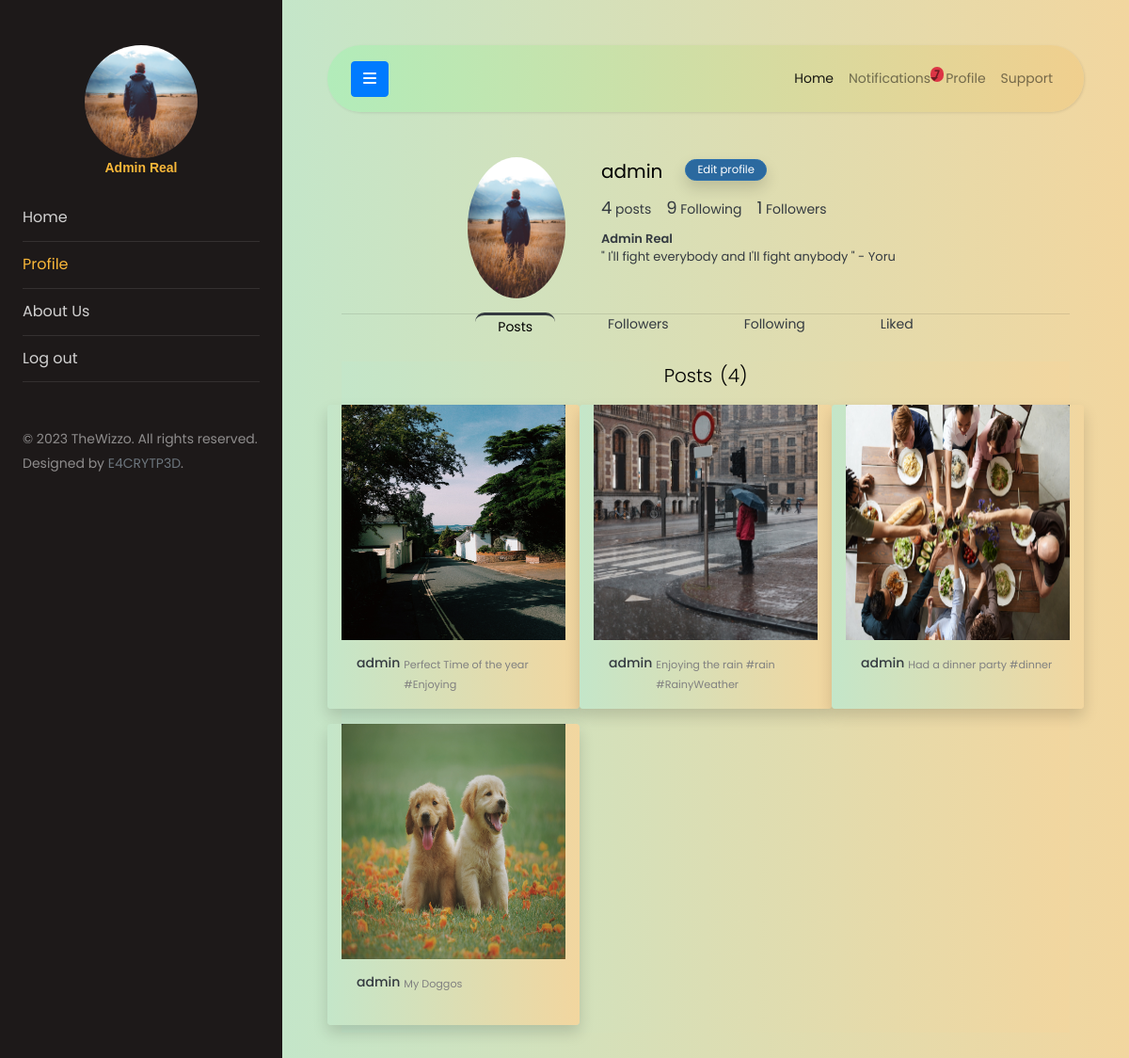
Before: /user/admin/profile (signed in) with the older database file.
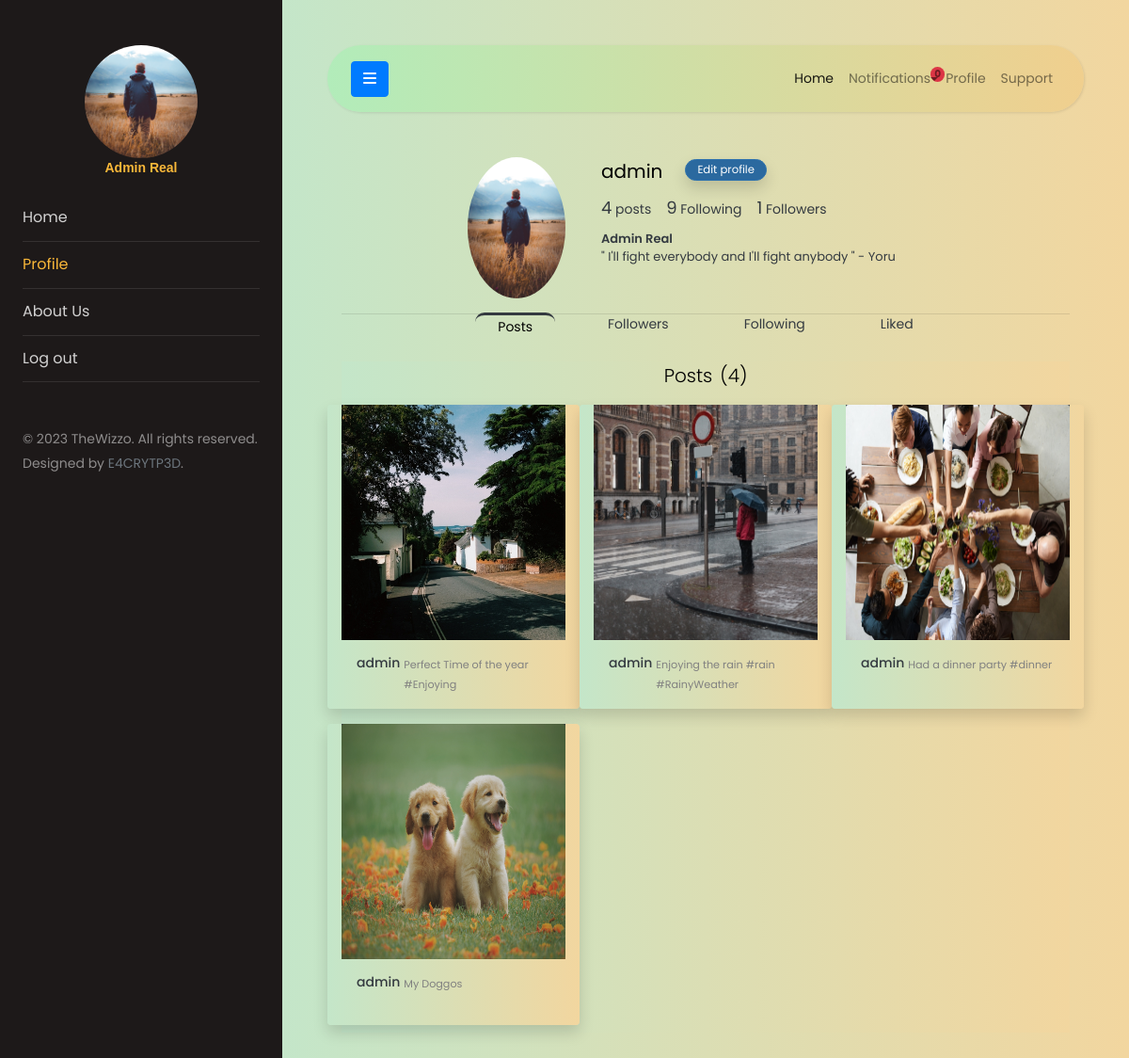
After: the same page with the newer database file.
### users/models.py (models this page shows, shortened)
class User(AbstractUser):
    genders = [
        ('Male', 'Male'),
        ('Female', 'Female'),
        ('Custom', 'Custom'),
        ('Prefer not to say', 'Prefer not to say')
    ]
    date_of_birth = models.DateField(blank=True, null=True)
    gender = models.CharField(
        choices=genders, max_length=20, default="Unknown")

class Profile(models.Model):
    user = models.OneToOneField(
        'User', related_name='profile', on_delete=models.CASCADE)
    bio = models.CharField(default="", blank=True, null=True, max_length=75)
    follows = models.ManyToManyField(
        User, related_name='follows', blank=True, symmetrical=False)
    updated = models.DateTimeField(auto_now=True)
    created = models.DateTimeField(auto_now_add=True)
    profile_pic = models.ImageField(
        upload_to='profile_pics', blank=True, null=True)

### usertimeline/models.py (models this page shows)
class Post(models.Model):
    image = models.ImageField(upload_to='posts', blank=True)
    caption = models.TextField(max_length=150)
    likes = models.ManyToManyField(User, related_name='postlikes', blank=True)
    post_created = models.DateTimeField(auto_now_add=True)
    post_updated = models.DateTimeField(auto_now=True)
    user = models.ForeignKey(
        User, related_name='post', on_delete=models.CASCADE)
    class Meta:
        ordering = ['-post_created']
    def __str__(self) -> str:
        return f"{self.user}'s post"
    def get_likes(self):
        return self.likes.all().count()

### users/views.py (the view)
# urls.py: path('<str:user>/profile', views.user_profile, name='userprofile'),
@login_required
def user_profile(request, user):
    try:
        user = User.objects.select_related('profile').get(username=user)
    except Exception:
        return HttpResponse('<div class="text-danger">Error occured</div>')
    return render(request, 'users/userprofile.html', {'puser': user})

### usertimeline/models.py (called while the page is built)
    def all(self):
        return super().filter(is_seen=False)

### templates/users/userprofile.html (shortened to what this page needs)
{% extends 'base.html' %}
{% block profile %}
active
{% endblock profile %}
{% block content %}
<div class="container">
    <header class="row">
        <div class="col-sm-2 col-auto offset-2 mt-2">
            <div class="position-relative profile-picture">
                <div>
                    <img class="rounded-circle w-100" src="{{puser.profile.profile_pic.url}}" alt="profile pic"
                        height="150px">
                </div>
            </div>
        </div>
        <div class="col-8 text-dark mt-2">
            <div class="d-flex flex-row">
                <h5 class="mx-2">{{puser.username}}</h5>
                {% if user == puser and user.is_authenticated %}
                <div>
                    <button type="button" data-bs-toggle="modal" data-bs-target="#editprofile"
                        class="btn btn-edit-profile shadow rounded-pill ml-md-3 small"
                        hx-get="{% url 'editprofile' puser %}" hx-target="#pedit">Edit profile</button>
                </div>
                {% endif %}
            </div>
            <div class="d-flex flex-row">
                <div class="mx-md-2 mx-1">
                    <span class="font-count">{{puser.post.all.count}}</span> posts
                </div>
                <div class="mx-md-2 mx-1">
                    <span class="font-count">{{puser.profile.follows.count}}</span> Following
                </div>
                <div class="mx-md-2 mx-1">
                    <span class="font-count">{{puser.follows.count}}</span> Followers
                </div>
            </div>
            <div class="d-flex flex-column">
                <h6 class="profile-full-name mx-2 mt-2 mb-0"><span>{{puser.first_name}}</span>
                    <span>{{puser.last_name}}</span>
                </h6>
                <p class="mx-2 mt-0" style="font-size: small;">{{puser.profile.bio}}</p>
            </div>
        </div>
    </header>
    <hr class="mb-0 pb-0">
    <div class="d-flex flex-row justify-content-center mt-0">
        <div class="mx-md-3 border-dark px-md-4 px-2 profile-link pl-active" hx-get="{%url 'posts' puser %}"
            hx-target="#user-content" id="posts"><a onclick="activeTab('posts')" class="text-decoration-none"
                href="#posts">Posts</a> </div>
        <div class="mx-md-3 border-dark px-2 px-md-4 profile-link" hx-get="{%url 'followers' puser.username %}"
            hx-target="#user-content" id="followers"><a onclick="activeTab('followers')" href="#followers">Followers</a>
        </div>
        <div class="mx-md-3 border-dark px-2 px-md-4 profile-link" hx-get="{%url 'following' puser.username %}"
            hx-target="#user-content" id="following"><a onclick="activeTab('following')" href="#following">Following</a>
        </div>
        <div class="mx-md-3 border-dark px-2 px-md-4 profile-link" hx-get="{% url 'likedpost' puser %}"
            hx-target="#user-content" id="likedposts"><a onclick="activeTab('likedposts')" href="#likedposts">Liked</a>
        </div>
    </div>
    <div class="container-sm">
        <div id="user-content" class="bg-gradient">
            {% include 'users/partials/posts.html' %}
        </div>
    </div>
</div>
{% endblock content %}

### templates/base.html (shortened to what this page needs)
<!doctype html>
<html lang="en">
{% load static %}
<head>
	<link rel="stylesheet" href="https://cdnjs.cloudflare.com/ajax/libs/font-awesome/6.2.1/css/all.min.css"
 />
	<link rel="stylesheet" href="{% static 'css/style.css' %}">
</head>
<body>
	<div class="wrapper d-flex align-items-stretch">
		<nav id="sidebar">
			<div class="p-4 pt-5">
				<a href="#" class="img logo rounded-circle mb-5"
					style="background-image: url({{user.profile.profile_pic.url}});"></a>
				<p class="text-center -mt-50 profile-name">{{user.first_name}} {{user.last_name}}</p>
				<ul class="list-unstyled components mb-5">
					<li class="{% block home %}{% endblock home %}">
						<a href="{% url 'wizzo-home' %}">Home</a>
					</li>
					<li class="{% block profile %}{% endblock profile %}">
						<a href="{% url 'userprofile' user.username %}">Profile</a>
					</li>
					<li class="nav-item">
						<a class="nav-link" href="#">About Us</a>
					</li>
					<li>
						<a href="{% url 'userlogout' %}">Log out</a>
					</li>
				</ul>
				<div class="footer">
					<p>
						© 2023 TheWizzo. All rights reserved. Designed by <a href="https://github.com/e4crypt3d"
							target="_blank" class="text-decoration-none text-secondary">E4CRYTP3D</a>.
					</p>
				</div>
			</div>
		</nav>
		<div id="content" class="p-4 p-md-5 bg-gradient">
			<nav class="navbar navbar-expand-lg navbar-light navbar-gradient rounded-pill">
				<div class="container-fluid">
					<button type="button" id="sidebarCollapse" class="btn btn-primary">
						<i class="fa fa-bars"></i>
					</button>
					<div class="collapse navbar-collapse" id="topnavbar">
						<ul class="nav navbar-nav ml-auto">
							<li class="nav-item active">
								<a class="nav-link" href="{% url 'wizzo-home' %}">Home</a>
							</li>
							<li class="nav-item position-relative" id="notifications">
								{% include 'usertimeline/partials/notifications.html' %}
							</li>
							<li class="nav-item">
								<a class="nav-link" href="{% url 'userprofile' user.username %}">Profile</a>
							</li>
							<li class="nav-item">
								<a class="nav-link" href="#">Support</a>
							</li>
						</ul>
					</div>
				</div>
			</nav>
			{% block content %}
			{% endblock content %}
		</div>
	</div>
</body>
</html>

### templates/usertimeline/partials/notifications.html (shortened to what this page needs)
<a class="nav-link position-relative dropdown-toggle" href="#" type="button" data-bs-toggle="dropdown"
    data-bs-target="#notificationDropdown" aria-expanded="false">
    Notifications
    <span class="position-absolute top-0 start-100 translate-middle badge rounded-pill bg-danger">
        {{user.receiver.all.count}}
    </span>
</a>

### templates/users/partials/posts.html (shortened to what this page needs)
<h3 class="text-center mb-2 mt-4 lead">Posts<span class="ml-2">({{puser.post.all.count}})</span></h3>
<div class="row">
    {% for post in puser.post.all %}
    <div class="col my-2 card-hover shadow bg-gradient col-md-4 rounded rounded-5"
        style="min-height: 320px;height: auto;">
        <div class="position-relative bg-dark">
            <img src="{{post.image.url}}" class="card-img-top card-image" alt="{{post}}"
                style="min-height: 250px; height: 240px;">
        </div>
        <div class="card-body p-3">
            <div class="d-flex flex-row">
                <h6 class="text-dark mr-1" style="font-size: 14px;">
                    <a href="{% url 'userprofile' post.user %}" class="text-dark">
                        {{post.user}}
                    </a>
                </h6>
                <p class="card-text small">{{post.caption}}</p>
            </div>
        </div>
    </div>
    {% endfor %}
</div>

Changed rows visible on the page:
changed User "admin": receiver.all.count "7" → "0"
changed Post "Perfect Time of the year #Enjoying": image: a different picture
